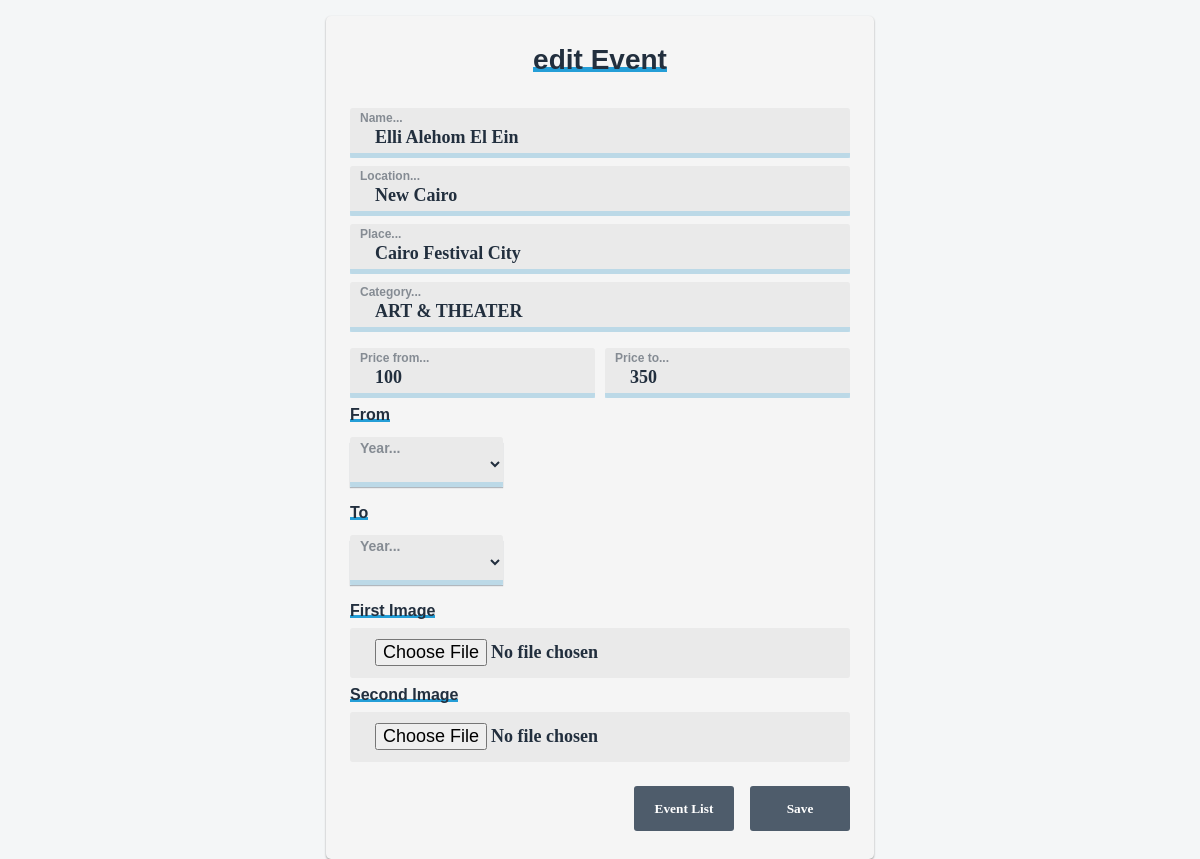
Page /backend/edit-event.php?id=2 (signed in) on the committed database.
### tables this page shows
CREATE TABLE `events` (
  `id` int(50) NOT NULL,
  `ename` varchar(100) NOT NULL,
  `elocation` varchar(50) NOT NULL,
  `eplace` varchar(50) NOT NULL,
  `ecategory` varchar(20) NOT NULL,
  `pfrom` smallint(6) NOT NULL,
  `pto` smallint(6) NOT NULL,
  `dfrom` varchar(50) NOT NULL,
  `dto` varchar(50) NOT NULL,
  `img` varchar(100) NOT NULL,
  `imgs` varchar(100) NOT NULL
);

### backend/function/events.php (called while the page is built, shortened)
<?php
function get_event_by_id($id){
    GLOBAL $conn;
    $q = "SELECT * FROM events WHERE id = '$id'";
    $query = mysqli_query($conn, $q);
    $result = mysqli_fetch_assoc($query);
    return $result;
}
?>

### backend/edit-event.php (the view, shortened to what this page needs)
<?php
if(!isset($_GET['id'])){
    header("Location: index.php");
} elseif(isset($_GET['id'])){
    $events = get_event_by_id($_GET['id']);
}
?>
<!doctype html>
<html lang="en">
<head>
    <link rel="stylesheet" href="css/style.css">
</head>
<body>
    <form class="edit-form" action="edit-event.php" method="POST" enctype="multipart/form-data">
        <h2>edit Event</h2>
        <div class="input-field">
            <input type="text" name="name" required autocomplete="off" value="<?php echo $events['ename'] ?>">
            <label for="name">Name...</label>
            <span></span>
        </div>
        <div class="input-field">
            <input type="text" name="location" required autocomplete="off" value="<?php echo $events['elocation'] ?>">
            <label for="location">Location...</label>
            <span></span>
        </div>
        <div class="input-field">
            <input type="text" name="place" required autocomplete="off" value="<?php echo $events['eplace'] ?>">
            <label for="place">Place...</label>
            <span></span>
        </div>
        <div class="input-field">
            <input type="text" name="category" required autocomplete="off" value="<?php echo $events['ecategory'] ?>">
            <label for="category">Category...</label>
            <span></span>
        </div>
        <div class="input-field price-field">
            <input type="text" name="fprice" required autocomplete="off" value="<?php echo $events['pfrom'] ?>">
            <label for="fprice">Price from...</label>
            <span></span>
        </div>
        <div class="input-field price-field">
            <input type="text" name="tprice" required autocomplete="off" value="<?php echo $events['pto'] ?>">
            <label for="tprice">Price to...</label>
            <span></span>
        </div>
        <div class="fselect">
            <h4>From </h4>
            <div class="input-field select">
                <select name="fyear" id="fyear" class="date" onchange="showHideMonthF()">
                    <option value="0"></option>
                </select>
                <label>Year...</label>
                <span></span>
            </div>
        </div>
        <div class="sselect">
            <h4>To</h4>
            <div class="input-field select">
                <select name="tyear" id="tyear" class="date" onchange="showHideMonthT()">
                    <option value="0"></option>
                </select>
                <label>Year...</label>
                <span></span>
            </div>
        </div>
        <h4>First Image</h4>
        <div class="input-field upload">
            <input type="file" name="image" class="image">
        </div>
        <h4>Second Image</h4>
        <div class="input-field upload">
            <input type="file" name="images" class="image">
        </div>
        <button type="submit" name="add">Save</button>
        <a href="index.php"><button type="button" name="button">Event List</button></a>
    </form>
</body>
</html>

### backend/css/style.css (style rules this page uses)
body { margin: 0; padding: 0; background: #f4f6f7; }
form { width: 500px; margin: 1rem auto; background-color: #f5f5f5; padding: 1% 2%; box-shadow: 0 1px 2px rgb(153, 153, 153); border-radius: 5px; }
h2 { margin: 1rem auto 2rem; width: fit-content; font-family: helvetica; position: relative; z-index: 1; color: #222f3e; font-size: 28px; }
h2::before { content: ''; background: #1e9cd6f8; position: absolute; bottom: 4px; width: 100%; height: 5px; transform: scaley(1); z-index: -1; }
.input-field { width: 100%; background: #eaeaea; margin: 0.5rem 0; border-radius: 3px; height: 50px; position: relative; }
.input-field input { width: 100%; box-sizing: border-box; border: none; height: 90%; position: absolute; bottom: 0; padding: 6px 25px 2px; font-size: 18px; font-weight: bold; font-family: consolas; background: none; z-index: 2; color: #222f3e; }
.input-field label { position: absolute; top: 18px; left: 25px; z-index: 1; transition: 0.3s ease; font-family: Arial, Helvetica, sans-serif; font-size: 16px; display: block; font-weight: bold; opacity: 0.5; color: #222f3e; top: 3px; left: 10px; font-size: 12px; }
.input-field span { background: #22a0da3a; position: absolute; bottom: 0; height: 5px; width: 100%; transition: 0.3s ease; }
.input-field input:valid + label { top: 3px; left: 10px; font-size: 12px; }
.price-field { width: 245px; float: left; }
form .input-field:nth-child(6) { margin-right: 10px; }
form.edit-form .input-field:nth-child(7) { margin-right: 10px; }
.select { width: 153px; display: inline-block; margin-right: 10px; }
.select select { width: 100%; height: 90%; position: absolute; background: none; border: none; bottom: 0; padding: 7px 25px 2px; transition: 0.3s ease; font-size: 16px; display: block; z-index: 3; font-size: 18px; font-weight: bold; font-family: consolas; color: #222f3e; box-shadow: 0px 1px 1px #4e5c6b69; }
.select select option { font-weight: bold; font-size: 18px; }
.select select:valid + label { top: 3px; left: 10px; font-size: 14px; opacity: 0.5; }
button { background: #4e5c6b; border: none; color: white; width: 100px; border-radius: 3px; height: 45px; display: block; margin: 1rem 0rem 1rem 1rem; float: right; cursor: pointer; transition: 0.3s; font-family: cursive; font-weight: bold; }
h4 { margin: 5px 0; width: fit-content; font-family: helvetica; position: relative; z-index: 1; color: #222f3e; }
h4::before { content: ''; background: #1e9cd6f8; position: absolute; bottom: 2px; left: 0; width: 100%; height: 3px; transform: scaley(1); z-index: -1; }
option { font-size: 14px; }

### rows in the picture
events: name "Elli Alehom El Ein", location "New Cairo", place "Cairo Festival City", category "ART & THEATER", fprice "100", tprice "350"
